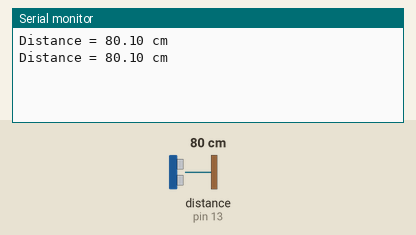
This sketch was run on a simulated Arduino Uno, built with avr-gcc and run on an emulated ATmega328P. On the bench: the last lines printed to the serial monitor. Wiring (inferred from the names in the program): ultrasonic range finder: trigger pin 10; echo pin 13. The inputs (shaded band) are chosen by the test bench; at power-on: distance to the obstacle (sensor on pin 13) 80 cm. The echo pulse lasts 58.3 µs per cm.

Above: at 1.8 s.
1.9 s: distance to the obstacle (sensor on pin 13) set to 4 cm
At 2.8 s:
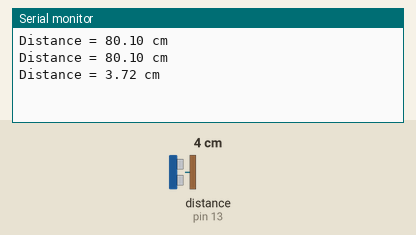
3.4 s: distance to the obstacle (sensor on pin 13) set to 2 cm
At 4.4 s:
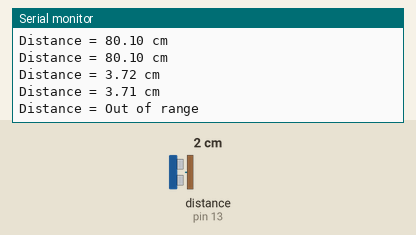
Timing chart, 0 to 6.4 s (numbered marks = the images above; inputs shaded):
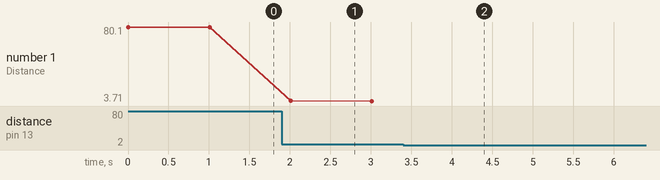

The sketch:

ultrasonic-rangefinder.ino.ino
```cpp
#define trigPin 10
#define echoPin 13

void setup() {
  Serial.begin (9600);
  pinMode(trigPin, OUTPUT);
  pinMode(echoPin, INPUT);
}

void loop() {
  float duration, distance;

  //Make sure the pin is off
  //ensures a clean signal
  digitalWrite(trigPin, LOW);
  delayMicroseconds(2);

 //Send out a pulse
  digitalWrite(trigPin, HIGH);
  delayMicroseconds(10);
  //stop the pulse
  digitalWrite(trigPin, LOW);

  //A timing function. When the echo pin goes into high, start timing
  //when it goes in to low, stop.
  //Returms time in microseconds
  duration = pulseIn(echoPin, HIGH);

  //Duration includes time to get there and back. So divide by 2
  // speed of sound is 340m/s or 1cm/29 microseconds
  distance = (duration / 2)/29;  //cm away

  if (distance >= 400 || distance <= 2){
    Serial.print("Distance = ");
    Serial.println("Out of range");
  }
  else {
    Serial.print("Distance = ");
    Serial.print(distance);
    Serial.println(" cm");
    delay(500);
  }
  delay(500);
}
```

Measured:
- the behaviour switches between 3 and 2 cm on distance to the obstacle (sensor on pin 13) (found by bisection; images 1 and 2)
- after the input at 1.9 s, the serial monitor: prints a new line after 0.11 s (image 1)
- after the input at 3.4 s, the serial monitor: prints a new line after 0.61 s (image 2)
- plotted number 1: 80.1 → 3.71 after the input at 1.9 s
